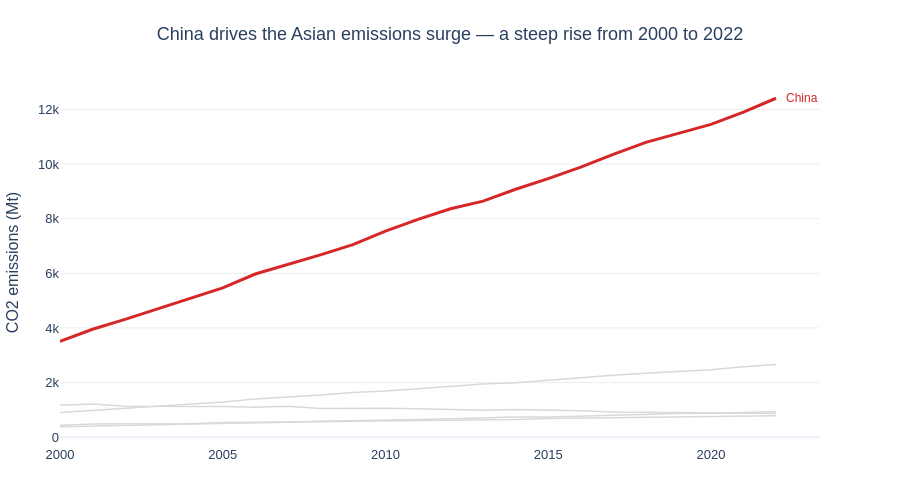

Notebook source saved alongside this figure:
### Markdown cell above
---
## Task — Multi-Series Line Chart with Highlight

**What to build:** A line chart showing CO2 emissions over time for **all Asian countries** in the dataset, with one country highlighted.

**Requirements:**
- All countries shown (for context), but only **one highlighted in colour** — your choice which
- All other lines in grey (#EEEEEE), thinner
- Highlighted country **labelled directly** at the end of its line (not in a legend)
- Insight title that names the highlighted country and its story

### Code cell
# Task — Multi-series line with highlight
# Load data with a safe fallback in case the project path differs
import os
import pandas as pd
import plotly.express as px

data_path = "../data/co2_emissions.csv"
fallback_path = "/Users/tirumalaabhinavreddy/data-viz-class-material-w2026/data/co2_emissions.csv"
if not os.path.exists(data_path) and os.path.exists(fallback_path):
    data_path = fallback_path

df = pd.read_csv(data_path)
asia = df[df["Region"] == "Asia"].copy()
highlight = "China"

# All countries are visible for context; only one is highlighted in colour
color_map = {
    country: "#D9D9D9" if country != highlight else "#D62728"
    for country in asia["Country"].unique()
}

fig = px.line(
    asia,
    x="Year",
    y="CO2_Mt",
    color="Country",
    color_discrete_map=color_map,
    labels={"Year": "", "CO2_Mt": "CO2 emissions (Mt)"},
    template="plotly_white",
    height=500,
)

for trace in fig.data:
    trace.showlegend = False
    trace.line.width = 1.5
    if trace.name == highlight:
        trace.line.color = "#D62728"
        trace.line.width = 3
    else:
        trace.line.color = "#D9D9D9"

last_point = asia[asia["Country"] == highlight].sort_values("Year").iloc[-1]
fig.add_annotation(
    x=last_point["Year"],
    y=last_point["CO2_Mt"],
    text=highlight,
    showarrow=False,
    xanchor="left",
    xshift=8,
    font=dict(color="#D62728", size=12, family="Arial"),
)

fig.update_layout(
    title=(
        f"{highlight} drives the Asian emissions surge — a steep rise from 2000 to 2022"
    ),
    title_x=0.5,
    paper_bgcolor="white",
    plot_bgcolor="white",
    font=dict(size=13, family="Arial"),
    xaxis=dict(showgrid=False, title=""),
    yaxis=dict(showgrid=True, gridcolor="#EEEEEE", title="CO2 emissions (Mt)"),
    margin=dict(l=60, r=80, t=80, b=50),
)

fig.show()

### Figure 1 — Plotly figure (JSON) as saved in the notebook; plotly's stock layout.template omitted (floating-point values rounded to 4 significant figures)
{"data": [{"hovertemplate": "Country=China<br>=%{x}<br>CO2 emissions (Mt)=%{y}<extra></extra>", "legendgroup": "China", "line": {"color": "#D62728", "dash": "solid", "width": 3}, "marker": {"symbol": "circle"}, "mode": "lines", "name": "China", "orientation": "v", "showlegend": false, "type": "scatter", "x": [2000, 2001, 2002, 2003, 2004, 2005, 2006, 2007, 2008, 2009, 2010, 2011, 2012, 2013, 2014, 2015, 2016, 2017, 2018, 2019, 2020, 2021, 2022], "xaxis": "x", "y": [3514.0, 3952.0, 4312, 4692.0, 5079.0, 5468.0, 5974, 6323.0, 6673, 7053.0, 7543.0, 7972.0, 8365.0, 8641.0, 9078.0, 9466.0, 9887, 10360.0, 10790.0, 11130.0, 11450.0, 11900.0, 12410.0], "yaxis": "y"}, {"hovertemplate": "Country=India<br>=%{x}<br>CO2 emissions (Mt)=%{y}<extra></extra>", "legendgroup": "India", "line": {"color": "#D9D9D9", "dash": "solid", "width": 1.5}, "marker": {"symbol": "circle"}, "mode": "lines", "name": "India", "orientation": "v", "showlegend": false, "type": "scatter", "x": [2000, 2001, 2002, 2003, 2004, 2005, 2006, 2007, 2008, 2009, 2010, 2011, 2012, 2013, 2014, 2015, 2016, 2017, 2018, 2019, 2020, 2021, 2022], "xaxis": "x", "y": [901.6, 974.6, 1056, 1146.0, 1205.0, 1291, 1396.0, 1466.0, 1542.0, 1637.0, 1687.0, 1774.0, 1865.0, 1945.0, 1994.0, 2092.0, 2177.0, 2267.0, 2345.0, 2419.0, 2466.0, 2580.0, 2661.0], "yaxis": "y"}, {"hovertemplate": "Country=Japan<br>=%{x}<br>CO2 emissions (Mt)=%{y}<extra></extra>", "legendgroup": "Japan", "line": {"color": "#D9D9D9", "dash": "solid", "width": 1.5}, "marker": {"symbol": "circle"}, "mode": "lines", "name": "Japan", "orientation": "v", "showlegend": false, "type": "scatter", "x": [2000, 2001, 2002, 2003, 2004, 2005, 2006, 2007, 2008, 2009, 2010, 2011, 2012, 2013, 2014, 2015, 2016, 2017, 2018, 2019, 2020, 2021, 2022], "xaxis": "x", "y": [1166.0, 1220.0, 1136.0, 1131.0, 1151.0, 1127.0, 1101.0, 1133.0, 1050.0, 1061.0, 1064.0, 1042.0, 1005.0, 990.9, 1010.0, 996.6, 967.4, 925.1, 916.6, 914.5, 902.8, 898.1, 865.1], "yaxis": "y"}, {"hovertemplate": "Country=South Korea<br>=%{x}<br>CO2 emissions (Mt)=%{y}<extra></extra>", "legendgroup": "South Korea", "line": {"color": "#D9D9D9", "dash": "solid", "width": 1.5}, "marker": {"symbol": "circle"}, "mode": "lines", "name": "South Korea", "orientation": "v", "showlegend": false, "type": "scatter", "x": [2000, 2001, 2002, 2003, 2004, 2005, 2006, 2007, 2008, 2009, 2010, 2011, 2012, 2013, 2014, 2015, 2016, 2017, 2018, 2019, 2020, 2021, 2022], "xaxis": "x", "y": [438.1, 481.5, 490.6, 490.8, 494.6, 537.2, 539, 566.1, 570, 585.4, 595.9, 620.6, 631.1, 649.6, 646.2, 686.5, 704, 706, 738.5, 750.8, 755.8, 777.3, 789.5], "yaxis": "y"}, {"hovertemplate": "Country=Indonesia<br>=%{x}<br>CO2 emissions (Mt)=%{y}<extra></extra>", "legendgroup": "Indonesia", "line": {"color": "#D9D9D9", "dash": "solid", "width": 1.5}, "marker": {"symbol": "circle"}, "mode": "lines", "name": "Indonesia", "orientation": "v", "showlegend": false, "type": "scatter", "x": [2000, 2001, 2002, 2003, 2004, 2005, 2006, 2007, 2008, 2009, 2010, 2011, 2012, 2013, 2014, 2015, 2016, 2017, 2018, 2019, 2020, 2021, 2022], "xaxis": "x", "y": [382.8, 400.4, 430.7, 453.8, 482.6, 501.9, 533, 551.8, 586.6, 602.5, 614.5, 647.3, 680.1, 717.7, 736.3, 738.2, 768.8, 813.7, 834.8, 872.3, 876.5, 898.5, 930.5], "yaxis": "y"}], "layout": {"annotations": [{"font": {"color": "#D62728", "family": "Arial", "size": 12}, "showarrow": false, "text": "China", "x": 2022, "xanchor": "left", "xshift": 8, "y": 12410.0}], "font": {"family": "Arial", "size": 13}, "height": 500, "legend": {"title": {"text": "Country"}, "tracegroupgap": 0}, "margin": {"b": 50, "l": 60, "r": 80, "t": 80}, "paper_bgcolor": "white", "plot_bgcolor": "white", "title": {"text": "China drives the Asian emissions surge — a steep rise from 2000 to 2022", "x": 0.5}, "xaxis": {"anchor": "y", "domain": [0, 1], "showgrid": false, "title": {"text": ""}}, "yaxis": {"anchor": "x", "domain": [0, 1], "gridcolor": "#EEEEEE", "showgrid": true, "title": {"text": "CO2 emissions (Mt)"}}}}
